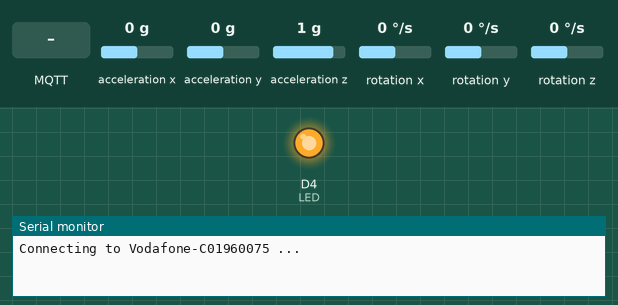
The sketch below on a simulated ESP8266 (NodeMCU). On the bench: output pins drawn as LEDs (lit = HIGH), the last lines printed to the serial monitor. Dashed ring = blinking. The test bench sets the inputs (shaded band); at power-on: rotation z 0 °/s, acceleration x 0 g, acceleration y 0 g, acceleration z 1 g, rotation x 0 °/s, rotation y 0 °/s. WiFi joins after 1.5 s; servers stay silent unless stated; random numbers use the default seed unless the sketch sets one; no MQTT or app messages arrive unless stated.

Above: at 0.1 s.
At 2.1 s:
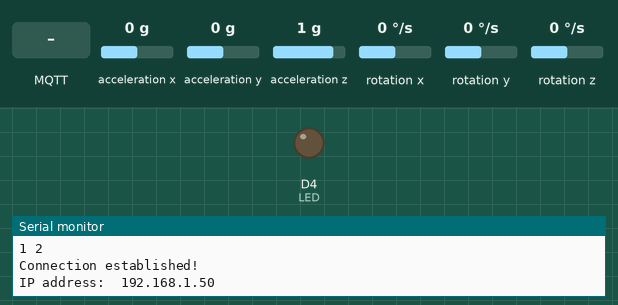
At 6.1 s:
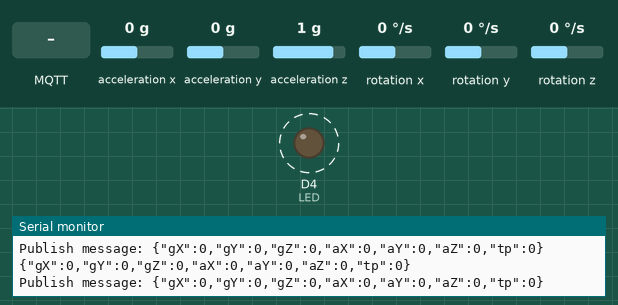
6.3 s: MQTT message "1" arrives on the first subscribed topic
9.3 s: rotation z set to 192 °/s
12.3 s: MQTT message "on" arrives on the first subscribed topic
15.3 s: MQTT message "off" arrives on the first subscribed topic
Timing chart, 0 to 19.3 s (numbered marks = the images above; inputs shaded):
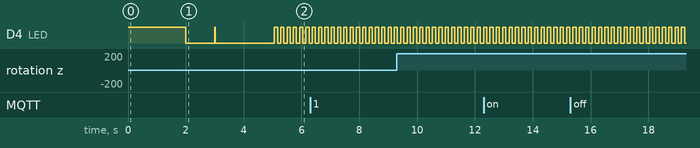

The sketch:

ESP8266-MPU6050-MQTT-3.ino
```cpp
//tutorial:
//https://www.giuseppecaccavale.it/arduino/roll-pitch-e-yaw-con-mpu6050-arduino/

//set enviroment for esp8266:
//file->preferences->http://arduino.esp8266.com/stable/paoutput_topicckage_esp8266com_index.json

//update core esp8266:
//Tools->Board: XX>Boards Manager..->search: ESP8266 and update to the last version of library

//install libraries:
//Sketch->Include Library->Manage Libraries->
//install from zip MPU library
//search: PubSubClient and install last version of library
//search: ArduinoJson and install last version of library

#include <ESP8266WiFi.h>
#include <ArduinoJson.h>
#include <Wire.h>
#include <PubSubClient.h>
#include <MPU6050.h>

#define LED 2

const char* ssid = "Vodafone-C01960075";
const char* password = "tgYsZkgHA4xhJLGy";
//char* mqtt_server = "192.168.1.9";
char* mqtt_server = "test.mosquitto.org";
const int   mqtt_port = 1883;
const char* output_topic = "esp8266/test-max";
const char *mqtt_username = "test";
const char *mqtt_password = "test";

WiFiClient espClient;
//WiFiClientSecure espClient;
PubSubClient mqttClient(espClient);
#define MSG_BUFFER_SIZE  (128) //il server MQTT accetta messaggio fino a 128 caratteri, altrimenti li scarta senza dire nulla
char msg[MSG_BUFFER_SIZE];
bool ledState = 1;
String deviceId;
MPU6050 mpu;

int pitch = 0;
int roll = 0;
float yaw = 0;

static const char *fingerprint PROGMEM = "44 14 9A 3F C3 E9 F1 F3 84 1A B4 9F B6 4D 19 8A B2 92 31 D6";

//Inizializza il sensore
void initMPU6050(){
  digitalWrite(LED, HIGH);

  Serial.println("Adafruit MPU6050 test!");

 while (!mpu.begin(MPU6050_SCALE_2000DPS, MPU6050_RANGE_2G)) {
    Serial.println("Could not find a valid MPU6050 sensor, check wiring!");
    delay(500);
  }

  // Calibrate gyroscope. The calibration must be at rest.
  // If you don't want calibrate, comment this line.
  mpu.calibrateGyro();

  // Set threshold sensivty. Default 3.
  // If you don't want use threshold, comment this line or set 0.
  mpu.setThreshold(1);

  // Check settings
  checkSettings();

  digitalWrite(LED, LOW);
  delay(1000);
}

void checkSettings() {
  Serial.println();

  Serial.print(" * Sleep Mode:        ");
  Serial.println(mpu.getSleepEnabled() ? "Enabled" : "Disabled");

  Serial.print(" * Clock Source:      ");
  switch (mpu.getClockSource()) {
    case MPU6050_CLOCK_KEEP_RESET:     Serial.println("Stops the clock and keeps the timing generator in reset"); break;
    case MPU6050_CLOCK_EXTERNAL_19MHZ: Serial.println("PLL with external 19.2MHz reference"); break;
    case MPU6050_CLOCK_EXTERNAL_32KHZ: Serial.println("PLL with external 32.768kHz reference"); break;
    case MPU6050_CLOCK_PLL_ZGYRO:      Serial.println("PLL with Z axis gyroscope reference"); break;
    case MPU6050_CLOCK_PLL_YGYRO:      Serial.println("PLL with Y axis gyroscope reference"); break;
    case MPU6050_CLOCK_PLL_XGYRO:      Serial.println("PLL with X axis gyroscope reference"); break;
    case MPU6050_CLOCK_INTERNAL_8MHZ:  Serial.println("Internal 8MHz oscillator"); break;
  }

  Serial.print(" * Gyroscope:         ");
  switch (mpu.getScale()) {
    case MPU6050_SCALE_2000DPS:        Serial.println("2000 dps"); break;
    case MPU6050_SCALE_1000DPS:        Serial.println("1000 dps"); break;
    case MPU6050_SCALE_500DPS:         Serial.println("500 dps"); break;
    case MPU6050_SCALE_250DPS:         Serial.println("250 dps"); break;
  }

  Serial.print(" * Gyroscope offsets: ");
  Serial.print(mpu.getGyroOffsetX());
  Serial.print(" / ");
  Serial.print(mpu.getGyroOffsetY());
  Serial.print(" / ");
  Serial.println(mpu.getGyroOffsetZ());

  Serial.println();
}

//inizializza la WiFi
void initWiFi() {
  digitalWrite(LED, HIGH);

  // Connect to the network
  WiFi.begin(ssid, password);
  Serial.print("Connecting to ");
  Serial.print(ssid); Serial.println(" ...");

  // Wait for the Wi-Fi to connect
  int i = 0;
  while (WiFi.status() != WL_CONNECTED) {
    delay(1000);
    Serial.print(++i); Serial.print(' ');
  }

  // Send the IP address of the ESP8266 to the computer
  Serial.println('\n');
  Serial.println("Connection established!");
  Serial.print("IP address:\t");
  Serial.println(WiFi.localIP());
  Serial.println("");

  digitalWrite(LED, LOW);
  delay(1000);
}

//inizializza l'mqtt
void initMQTT() {
  digitalWrite(LED, HIGH);

  Serial.println("init MQTT ....");

  //espClient.setFingerprint(fingerprint);
  //espClient.setInsecure();

  mqttClient.setServer(mqtt_server, mqtt_port);
  mqttClient.setCallback(callback);

  digitalWrite(LED, LOW);
  delay(1000);
}

//callback messaggio
void callback(char* topic, byte* payload, unsigned int length) {
  Serial.print("Message arrived [");
  Serial.print(topic);
  Serial.print("] ");
  for (int i = 0; i < length; i++) {
    Serial.print((char)payload[i]);
  }
  Serial.println();

  // Switch on the LED if an 1 was received as first character
  if ((char)payload[0] == '1') {
    digitalWrite(BUILTIN_LED, LOW);   // Turn the LED on (Note that LOW is the voltage level
    // but actually the LED is on; this is because
    // it is active low on the ESP-01)
  } else {
    digitalWrite(BUILTIN_LED, HIGH);  // Turn the LED off by making the voltage HIGH
  }
}

//riconnessione mqtt
void reconnect() {
  // Loop until we're reconnected
  while (!mqttClient.connected()) {
    Serial.print("Attempting MQTT connection...");
    // Create a random client ID
    //i server mqtt ha un timeout di connessione legato allo stesso id, quindi meglio generarlo random
    String clientId = String(random(3000))+String(random(3000))+String(random(3000))+String(random(3000))+String(random(3000))+String(random(3000));
    clientId += String(random(0xffff), HEX);
    //clientId += "-ESP8266Client";
    // Attempt to connect
    if (mqttClient.connect(clientId.c_str(), mqtt_username, mqtt_password)) {
      Serial.println("connected");
      // Once connected, publish an announcement...
      mqttClient.publish(output_topic, "hello world");
      // ... and resubscribe
      mqttClient.subscribe(output_topic);
    } else {
      Serial.print("failed, rc=");
      Serial.print(mqttClient.state());
      Serial.println(" try again in 5 seconds");
      // Wait 5 seconds before retrying
      delay(5000);
    }
  }
}

void setup() {
  pinMode(LED, OUTPUT);
  Serial.begin(115200);
  deviceId = String(random(3000));
  //deviceId = String(WiFi.macAddress());
  initWiFi();
  //printDNSServers();
  //printIPAddressOfHost("test.mosquitto.org");
  initMPU6050();
  initMQTT();
}

void printDNSServers() {
  Serial.print("DNS #1, #2 IP: ");
  WiFi.dnsIP().printTo(Serial);
  Serial.print(", ");
  WiFi.dnsIP(1).printTo(Serial);
  Serial.println();
}

void printIPAddressOfHost(const char* host) {
  IPAddress resolvedIP;
  if (!WiFi.hostByName(host, resolvedIP)) {
    Serial.println("DNS lookup failed.  Rebooting...");
    Serial.flush();
    ESP.reset();
  }
  Serial.print(host);
  Serial.print(" IP: ");
  Serial.println(resolvedIP);
}

unsigned long timer = 0;
float timeStep = 0.01;


void loop() {

  //controlla la connessione MQTT
  if (!mqttClient.connected()) {
    reconnect();
  }
  mqttClient.loop();

  //lampeggia il led
  digitalWrite(LED, ledState);
  ledState = !ledState;

  //ottiene i dati dal sensore
  // Read normalized values
  Vector normAccel = mpu.readNormalizeAccel();
  Vector normGyro = mpu.readNormalizeGyro();
  // Calculate Pitch & Roll
  pitch = -(atan2(normAccel.XAxis, sqrt(normAccel.YAxis * normAccel.YAxis + normAccel.ZAxis * normAccel.ZAxis)) * 180.0) / M_PI;
  roll = (atan2(normAccel.YAxis, normAccel.ZAxis) * 180.0) / M_PI;
  //Ignore the gyro if our angular velocity does not meet our threshold
  if (normGyro.ZAxis > 1 || normGyro.ZAxis < -1) {
    normGyro.ZAxis /= 100;
    yaw += normGyro.ZAxis;
  }
  //Keep our angle between 0-359 degrees
  if (yaw < 0)
    yaw += 360;
  else if (yaw > 359)
    yaw -= 360;

  //inizializza e riempie il json di risposta
  DynamicJsonDocument readings(1024);

  //readings["id"] = deviceId;

  readings["gX"] = roll/100;
  readings["gY"] = pitch/100;
  readings["gZ"] = yaw/100;

  readings["aX"] = 0;
  readings["aY"] = 0;
  readings["aZ"] = 0;

  readings["tp"] = 0;

  //prepara il messaggio
  String telemetry = "";
  serializeJson(readings, telemetry);
  Serial.println(telemetry);

  //invia i dati in mqtt
  snprintf (msg, MSG_BUFFER_SIZE, telemetry.c_str());
  Serial.print("Publish message: ");
  Serial.println(msg);
  mqttClient.publish(output_topic, msg);

  //attende
  delay(100);
}
```

Measured:
- by itself, D4 (LED): alternates HIGH for 0.11 s and LOW for 0.11 s
